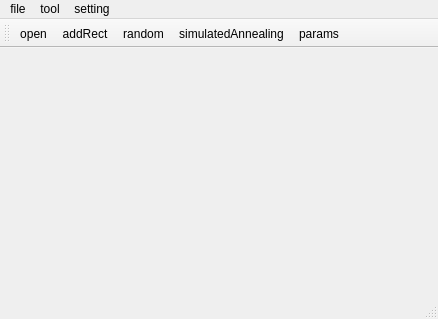
<?xml version="1.0" encoding="UTF-8"?>
<ui version="4.0">
 <class>MainWindow</class>
 <widget class="QMainWindow" name="MainWindow">
  <property name="geometry">
   <rect>
    <x>0</x>
    <y>0</y>
    <width>438</width>
    <height>319</height>
   </rect>
  </property>
  <property name="windowTitle">
   <string>Rectangle Packer</string>
  </property>
  <property name="autoFillBackground">
   <bool>true</bool>
  </property>
  <property name="locale">
   <locale language="Chinese" country="China"/>
  </property>
  <widget class="Stage" name="centralWidget"/>
  <widget class="QMenuBar" name="menuBar">
   <property name="geometry">
    <rect>
     <x>0</x>
     <y>0</y>
     <width>438</width>
     <height>26</height>
    </rect>
   </property>
   <widget class="QMenu" name="menuRetanglePacker">
    <property name="title">
     <string>file</string>
    </property>
    <addaction name="actionOpen"/>
   </widget>
   <widget class="QMenu" name="menuTool">
    <property name="title">
     <string>tool</string>
    </property>
    <addaction name="actionRandom"/>
    <addaction name="actionSimulated_annealing"/>
   </widget>
   <widget class="QMenu" name="menuSetting">
    <property name="title">
     <string>setting</string>
    </property>
    <addaction name="actionSa_params"/>
    <addaction name="actionAdd_rect"/>
   </widget>
   <addaction name="menuRetanglePacker"/>
   <addaction name="menuTool"/>
   <addaction name="menuSetting"/>
  </widget>
  <widget class="QStatusBar" name="statusBar"/>
  <widget class="QToolBar" name="toolBar">
   <property name="windowTitle">
    <string>toolBar</string>
   </property>
   <attribute name="toolBarArea">
    <enum>TopToolBarArea</enum>
   </attribute>
   <attribute name="toolBarBreak">
    <bool>false</bool>
   </attribute>
   <addaction name="actionOpen"/>
   <addaction name="actionAdd_rect"/>
   <addaction name="actionRandom"/>
   <addaction name="actionSimulated_annealing"/>
   <addaction name="actionSa_params"/>
  </widget>
  <action name="actionOpen">
   <property name="text">
    <string>open</string>
   </property>
  </action>
  <action name="actionRandom">
   <property name="text">
    <string>random</string>
   </property>
  </action>
  <action name="actionSimulated_annealing">
   <property name="text">
    <string>simulatedAnnealing</string>
   </property>
  </action>
  <action name="actionSa_params">
   <property name="text">
    <string>params</string>
   </property>
  </action>
  <action name="actionAdd_rect">
   <property name="text">
    <string>addRect</string>
   </property>
  </action>
 </widget>
 <layoutdefault spacing="6" margin="11"/>
 <customwidgets>
  <customwidget>
   <class>Stage</class>
   <extends>QWidget</extends>
   <header location="global">stage.h</header>
   <container>1</container>
  </customwidget>
 </customwidgets>
 <resources/>
 <connections/>
</ui>
